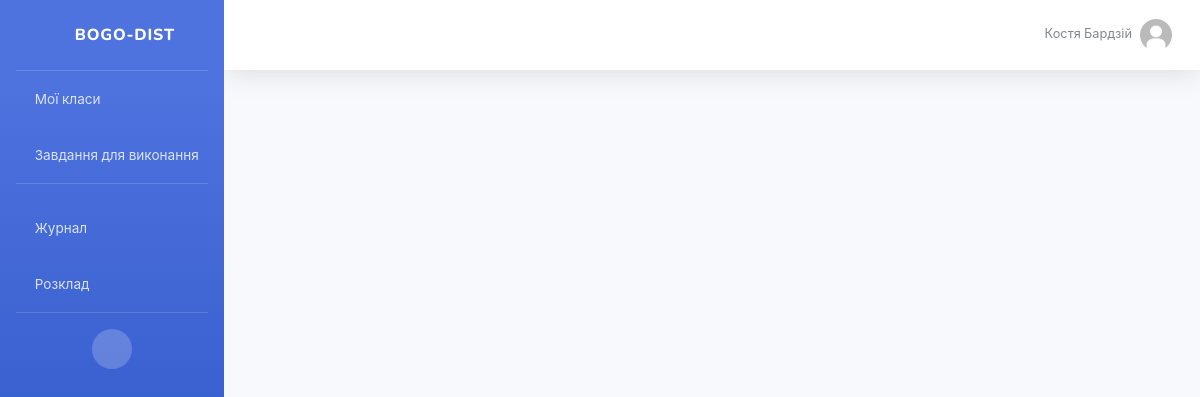
The page /classroom/todo/ (signed in) on the database as committed earlier.
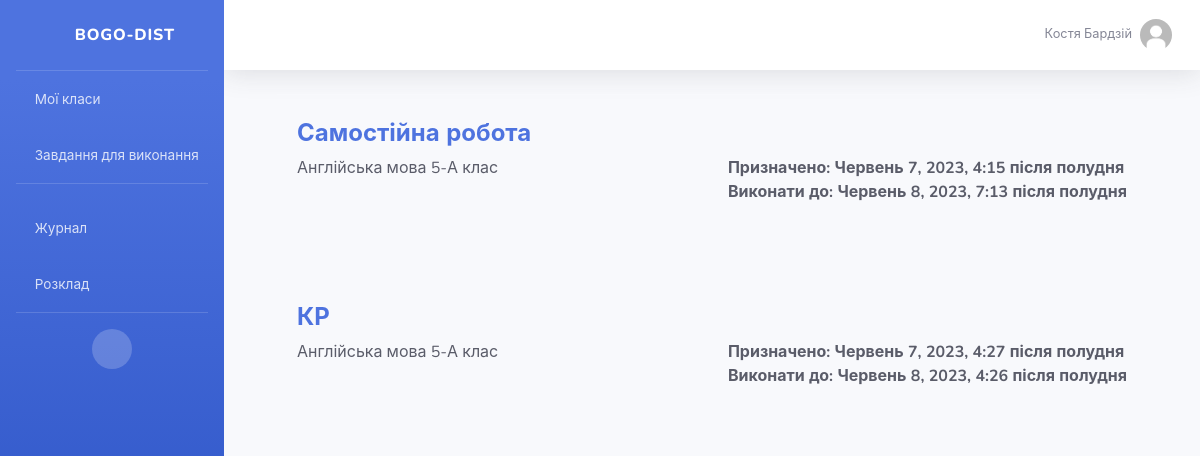
The same page on the database as committed later.
### users/models.py (models this page shows, shortened)
class Profile(models.Model):
    user = models.OneToOneField(User, on_delete=models.CASCADE)
    image = models.ImageField(default='users/profile_pics/default.jpg', upload_to='users/profile_pics/')
    def is_teacher(self):
        return self.user.groups.filter(id=1).exists()

### posts/models.py (models this page shows, shortened)
class Assignment(models.Model):
    title = models.CharField(max_length=250)
    description = models.TextField()
    created_by = models.ForeignKey(User, on_delete=models.CASCADE)
    created_at = models.DateTimeField(default=timezone.now)
    topic = models.ForeignKey(Topic, on_delete=models.CASCADE)
    due_date = models.DateTimeField()
    marks = models.IntegerField(default=12)
    def is_turnedin(self, user):
        for assignment in self.submittedassignment_set.all().filter(user=user):
            if assignment.turned_in: return True
        return False

### classroom/models.py (models this page shows, shortened)
class Topic(models.Model):
    name = models.CharField(max_length=200)
    classroom = models.ForeignKey(Classroom, on_delete=models.CASCADE)

class Classroom(models.Model):
    name = models.CharField(max_length=200)
    classroom_code = models.CharField(max_length=20, blank=True)
    description = models.TextField(max_length=300)
    created_by = models.ForeignKey(User, on_delete=models.DO_NOTHING)
    created_at = models.DateTimeField(default=timezone.now)
    users = models.ManyToManyField(User, related_name='classrooms', through='ClassroomUsers')

### classroom/views.py (the view)
# urls.py: path('todo/', views.todo, name = 'todo'),
@login_required
def todo(request):
    classrooms = request.user.classroom_set.all()
    topics = []
    for classroom in classrooms:
        topics.extend(list(classroom.topic_set.all()))
    assignments = []
    for topic in topics:
        assignments.extend(list(topic.assignment_set.all()))
    filtered_assignment = []
    for assignment in assignments:
        if not assignment.is_turnedin(request.user):
            filtered_assignment.append(assignment)
    context = {'assignments': filtered_assignment}
    return render(request, 'classroom/todo.html', context)

### classroom/templates/classroom/todo.html (shortened to what this page needs)
{% extends 'base.html' %}
{% load static %}
{% load widget_tweaks %}
{% load crispy_forms_tags %}
{% block content %}
<div class="container">
    <ul class="navbar-nav" id="accordionExample">
            {% for assignment in assignments %}
            <a href="{% url 'classroom:assignment_submit' assignment.pk %}" class="card bg-transparent border-light p-1 text-decoration-none">
                <div class="card-body">
                    <div class="row">
                        <div class="col-lg-12">
                                <h4 class="text-primary font-weight-bold">{{ assignment.title }}</h4>
                        </div>
                        <div class="col-lg-12">
                            <p class="text-dark float-left">{{ assignment.topic.classroom.name }}</p>
                            <p class="text-dark font-weight-bold float-right">Призначено: {{ assignment.created_at }} <br> Виконати до: {{ assignment.due_date }}</p>
                        </div>
                    </div>
                </div>
            </a>
            {% endfor %}
    </ul>
</div>
{% endblock content %}

### core/templates/base.html (shortened to what this page needs)
{% load static %}
<!DOCTYPE html>
<html lang="en">
<head>
{% include 'partials/_head.html' %}
</head>
<body id="page-top">
  <div id="wrapper">
    {% include 'partials/_sidebar.html' %}
    <div id="content-wrapper" class="d-flex flex-column">
      <div id="content">
        {% include 'partials/_topbar.html' %}
        <div class="container-fluid">
          {% block content %}
          {% endblock content %}
        </div>
      </div>
    </div>
  </div>
</body>
</html>

### core/templates/partials/_head.html (shortened to what this page needs)
{% load static %}
    <link href="{% static 'mainapp/vendor/fontawesome-free/css/all.min.css' %}" rel="stylesheet" type="text/css">
    <link href="{% static 'mainapp/css/sb-admin-2.min.css' %}" rel="stylesheet">
    <link rel="stylesheet" href="{% static 'mainapp/css/styles.css' %}">

### core/templates/partials/_sidebar.html (shortened to what this page needs)
<ul class="navbar-nav bg-gradient-primary sidebar sidebar-dark accordion" id="accordionSidebar">
    <a class="sidebar-brand d-flex align-items-center justify-content-center" href="{% url 'classroom:home' %}">
        <div class="sidebar-brand-icon">
            <i class="fas fa-school"></i>
        </div>
        <div class="sidebar-brand-text mx-3">BOGO-DIST</div>
    </a>
    <hr class="sidebar-divider my-0">
    <li class="nav-item">
        <a class="nav-link" href="{% url 'classroom:home' %}">
            <i class="fas fa-tasks"></i>
            <span>Мої класи</span></a>
    </li>
    {% if request.user.profile.is_teacher %}
    <li class="nav-item">
        <a class="nav-link" href="{% url 'classroom:toreview' %}">
            <i class="fas fa-check"></i>
            <span>Перевірка завдань</span>
        </a>
    </li>
    <li class="nav-item">
        <a class="nav-link" href="{% url 'classroom:assignment_create' %}">
            <i class="fas fa-plus"></i>
            <span>Створити завдання</span></a>
    </li>
    {% else %}
    <li class="nav-item">
        <a class="nav-link" href="{% url 'classroom:todo' %}">
            <i class="fas fa-pencil-alt"></i>
            <span>Завдання для виконання</span>
        </a>
    </li>
    {% endif %}
    <hr class="sidebar-divider">
    <li class="nav-item">
        <a class="nav-link collapsed" href="{% url 'journal:view_list' %}">
            <i class="fas fa-book"></i>
            <span>Журнал</span>
        </a>
    </li>
    <li class="nav-item">
        <a class="nav-link collapsed" href="{% url 'schedule:schedule' %}">
            <i class="far fa-calendar-alt"></i>
            <span>Розклад</span>
        </a>
    </li>
    <hr class="sidebar-divider d-none d-md-block">
    <div class="text-center d-none d-md-inline">
        <button class="rounded-circle border-0" id="sidebarToggle"></button>
    </div>
</ul>

### core/templates/partials/_topbar.html (shortened to what this page needs)
<nav class="navbar navbar-expand navbar-light bg-white topbar mb-4 static-top shadow">
    <ul class="navbar-nav ml-auto">
        <li class="nav-item dropdown no-arrow">
            <a class="nav-link dropdown-toggle" href="#" id="userDropdown" role="button" data-toggle="dropdown"
               aria-haspopup="true" aria-expanded="false">
                <span class="mr-2 d-none d-lg-inline text-gray-600 small">{{ request.user.first_name }}
                    {{ request.user.last_name }}</span>
                <img class="img-profile rounded-circle" src="{{ request.user.profile.image.url }}">
            </a>
        </li>
    </ul>
</nav>

Rows that differ between the two databases and show on the page:
added Assignment: title "Самостійна робота", topic.classroom.name "Англійська мова 5-А клас", created_at "Червень 7, 2023, 4:15 після полудня", due_date "Червень 8, 2023, 7:13 після полудня"
added Assignment: title "КР", topic.classroom.name "Англійська мова 5-А клас", created_at "Червень 7, 2023, 4:27 після полудня", due_date "Червень 8, 2023, 4:26 після полудня"
